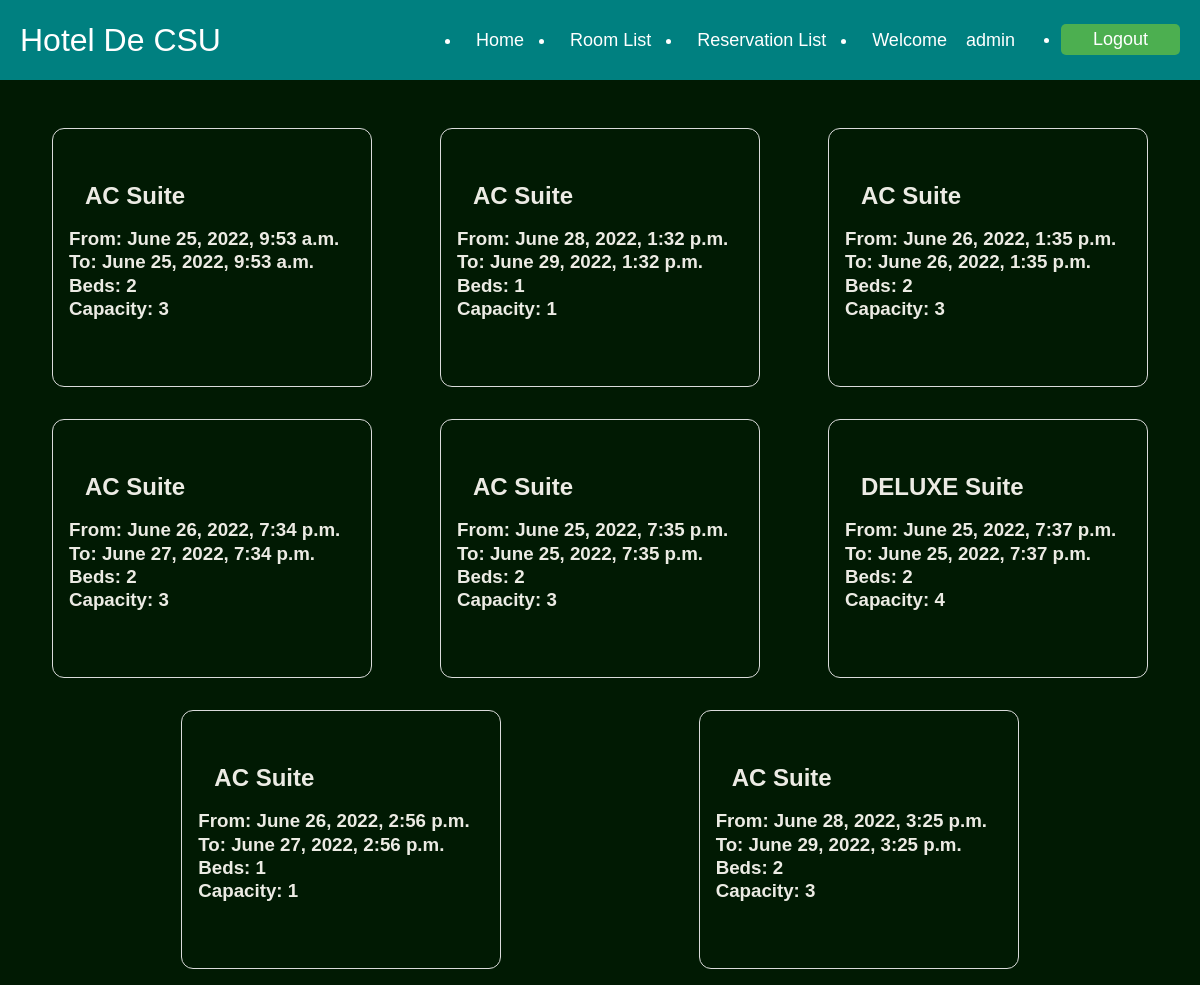
Before: /reservation_list/ (signed in) with the older database file.
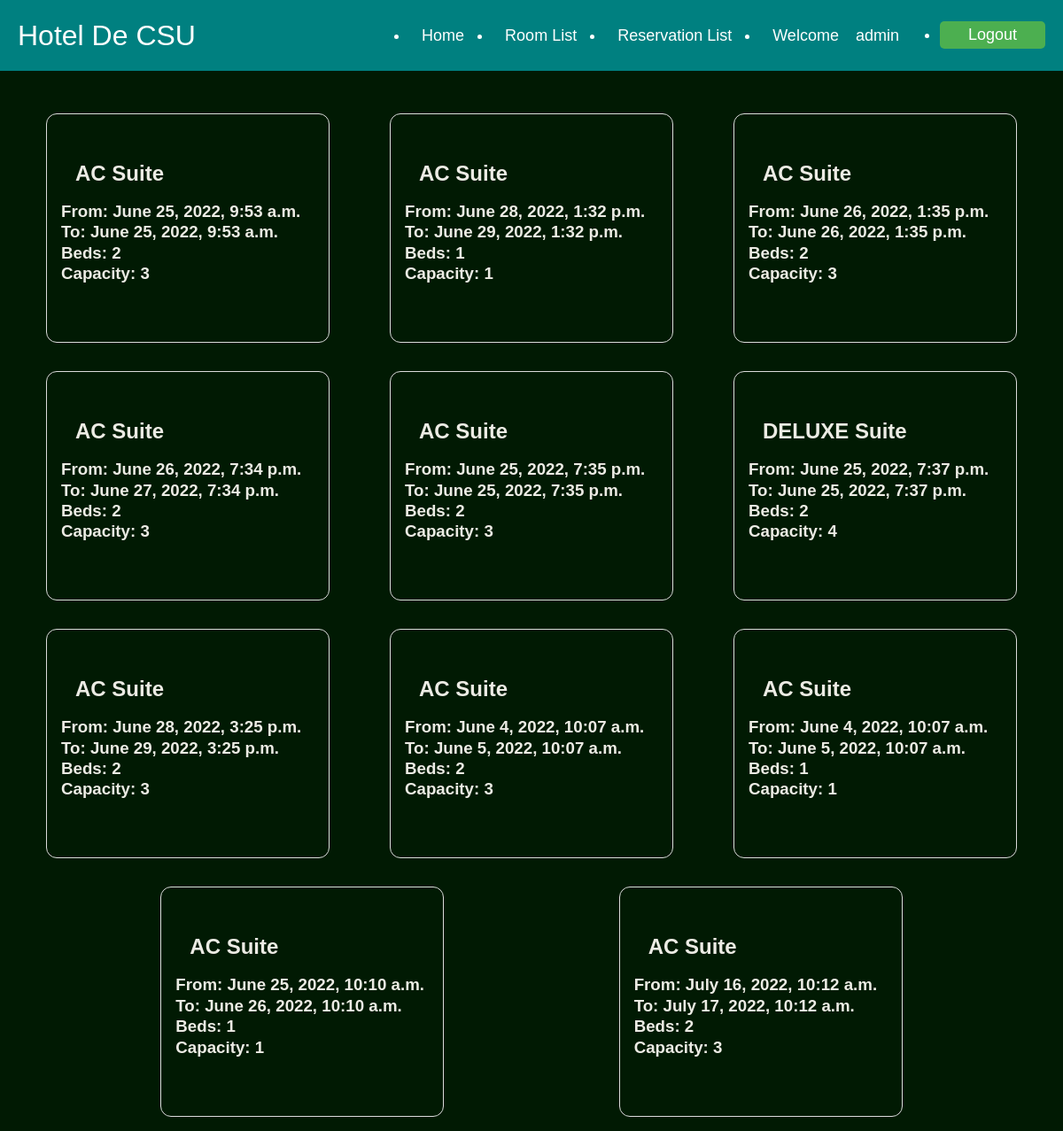
After: the same page with the newer database file.
### hotel/models.py (models this page shows, shortened)
class Reservation(models.Model):
    user = models.ForeignKey(settings.AUTH_USER_MODEL, on_delete=models.CASCADE)
    room = models.ForeignKey(Room, on_delete=models.CASCADE)
    check_in = models.DateTimeField()
    check_out = models.DateTimeField()
    def get_room_category(self):
        room_categories = dict(self.room.ROOM_CATEGORIES)
        room_category = room_categories.get(self.room.category)
        return room_category
    def get_cancel_reservation_url(self):
        return reverse_lazy('hotelViews:CancelReservationView', args=[self.pk, ])

class Room(models.Model):
    ROOM_CATEGORIES=(
        ('YAC', 'AC'),
        ('NAC', 'NON-AC'),
        ('DEL', 'DELUXE'),
        ('KIN', 'KING'),
        ('QUE', 'QUEEN'),
    )
    number = models.IntegerField()
    category = models.CharField(max_length=3, choices=ROOM_CATEGORIES)
    beds = models.IntegerField()
    capacity = models.IntegerField()

### hotelViews/views.py (the view)
# urls.py: path('reservation_list/', ReservationList.as_view(), name='ReservationList'),
class ReservationList(ListView):
    model = Reservation
    def get_queryset(self, *args, **kwargs):
        if self.request.user.is_staff:
            reservation_list = Reservation.objects.all()
            return reservation_list
        else:
            reservation_list = Reservation.objects.filter(user=self.request.user)
            return reservation_list

### hotelViews/templates/hotel/reservation_list.html (shortened to what this page needs)
{% load static %}
<!DOCTYPE html>
<html lang="en">
<head>
    <link rel="stylesheet" href="{% static 'hotel/css/reservation_list_view.css' %}">
    <nav class="navbar">
      <div class="logo">Hotel De CSU</div>
        <div class="nav-links" id="navLinks">
            <ul>
            <div class="menu">
            <li class="abc">
              <a href="{% url 'home' %}">Home</a>
            </li>
              <li class="abc"><a href="{% url 'hotelViews:RoomListView' %}">Room List</a></li>
              {% if user.is_authenticated %}
                <li class="abc">
                  <a href="{% url 'hotelViews:ReservationList' %}">Reservation List</a>
                </li>
                <li class="abcd">
                 Welcome
                <a href="{% url 'users_profile' %}" class="abc"> {{user}}</a>
            </li>
                <li class="ab">
                  <a href="{% url 'logout' %}"><button class="btn btn">Logout</button></a>
                </li>
              {% else %}
                <li class="abc">
                  <a href="{% url 'register_user' %}">Register</a></li>
                <li class="ab">
                  <a href="{% url 'login' %}"><button class="btn btn">Login</button></a>
                </li>
              {% endif %}
            </div>
          </ul>
        </div>
      </nav>
</head>
<body>
    <div class="content">
        <div class="bookings">
            {% for reservation in reservation_list %}
            <div class="booking">
                <div class="category">
                    <h2>{{reservation.get_room_category}} Suite</h2>
                </div>
                <div class="from">
                    <h3>From: {{reservation.check_in}}</h3>
                </div>
                <div class="to">
                    <h3>To: {{reservation.check_out}}</h3>
                </div>
                <div class="beds">
                    <h3>Beds: {{reservation.room.beds}}</h3>
                </div>
                <div class="capacity">
                    <h3>Capacity: {{reservation.room.capacity}}</h3>
                </div>
                <div class="cancel"><a href="{{reservation.get_cancel_reservation_url}}" class="invisible"></a></div>
            </div>
            {% endfor %}
        </div>
</body>
</html>

### hotelViews/static/hotel/css/reservation_list_view.css (style rules this page uses)
* { padding: 0; margin: 0; box-sizing: border-box; }
body { background-color: rgb(1, 26, 3); color: rgb(236, 235, 228); font-family: sans-serif; line-height: 1.25; }
.content { display: flex; flex-direction: column; }
.bookings { margin-top: 2rem; flex: 1; display: flex; flex-direction: row; flex-wrap: wrap; justify-content: space-evenly; }
.booking { flex: 1; max-width: 20vw; min-width: 20rem; text-align: left; border: 1px solid #dbdbdb; padding: 1rem; border-radius: 0.75rem; margin: 1rem; }
h1, h2 { margin: 1rem; }
.navbar { display: flex; align-items: center; justify-content: space-between; padding: 20px; background-color: teal; color: #fff; }
.nav-links a { color: #fff; text-decoration: none; }
.logo { font-size: 32px; }
.menu { display: flex; gap: 1em; font-size: 18px; }
.menu .abc { padding: 5px 14px; }
.menu .abcd { padding: 5px 14px; }
.btn { padding: 5px 32px; background-color: #4caf50; border-radius: 5px; border: none; color: white; font-size: 18px; }

Changed rows visible on the page:
removed Reservation: get_room_category "AC", check_in "June 26, 2022, 2:56 p.m.", check_out "June 27, 2022, 2:56 p.m.", room.beds "1", room.capacity "1"
added Reservation: get_room_category "AC", check_in "June 4, 2022, 10:07 a.m.", check_out "June 5, 2022, 10:07 a.m.", room.beds "2", room.capacity "3"
added Reservation: get_room_category "AC", check_in "June 4, 2022, 10:07 a.m.", check_out "June 5, 2022, 10:07 a.m.", room.beds "1", room.capacity "1"
added Reservation: get_room_category "AC", check_in "June 25, 2022, 10:10 a.m.", check_out "June 26, 2022, 10:10 a.m.", room.beds "1", room.capacity "1"
added Reservation: get_room_category "AC", check_in "July 16, 2022, 10:12 a.m.", check_out "July 17, 2022, 10:12 a.m.", room.beds "2", room.capacity "3"
